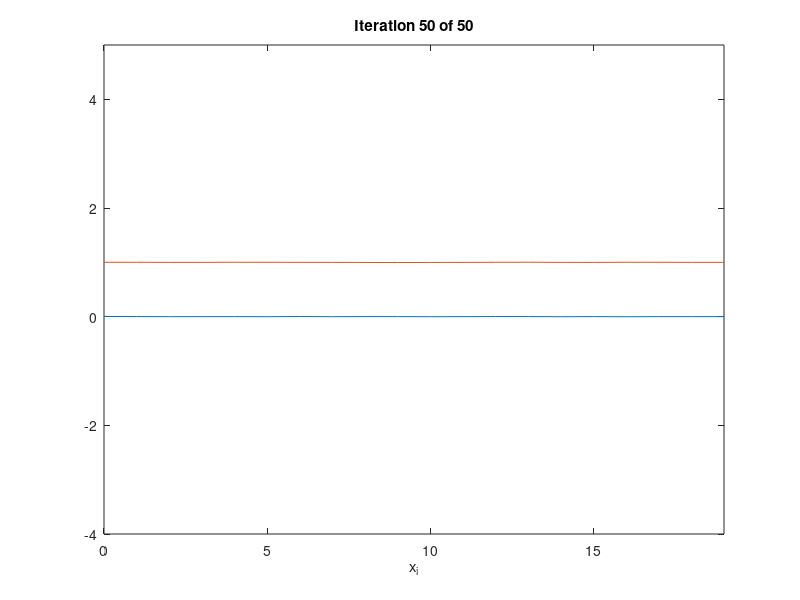
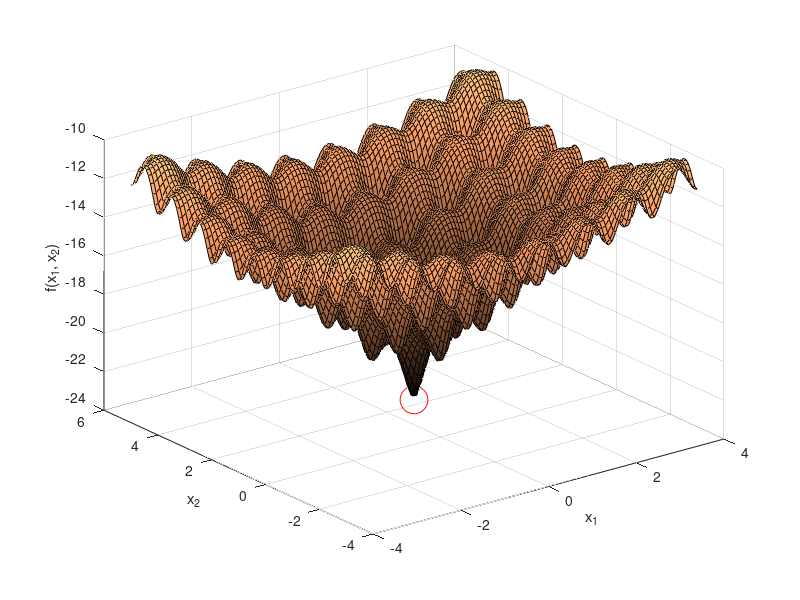

MATLAB code to generate these figures, in order:
clear all;
clc;

%% function to minimize, search space
f=@(x1,x2) -20*exp(-0.2*sqrt(0.5*(x1.^2+(x2-1).^2)))-exp(0.5*(cos(2*pi*x1)+cos(2*pi*(x2-1))));
f_vect=@(x) f(x(:,1),x(:,2));
xlims=[-4 4 ; -3 5];

%% optimization parameters
NP=20;      % population size (NP>=4)
CR=0.5;     % crossover probability (CR=0...1)
F=1;        % differential weight (F=0...2)
maxiter=50; % number of iterations

%% differential evolution optimization
dim=size(xlims,1);
% initialize all agents with random positions in the search space
x=repmat(xlims(:,1)',NP,1)+repmat((xlims(:,2)-xlims(:,1))',NP,1).*rand(NP,dim);
% iterate until stopping criterion is reached
for ii=1:maxiter
    % iterate over all candidates
    for xi=1:NP
        % pick 3 distinct agents at random
        agents=randperm(NP,4);
        if any(agents==xi)
            agents(agents==xi)=[];
        else
            agents(4)=[];
        end
        agents=x(agents,:);
        % attempt to mutate agent x_i
        matchInd=rand(1,dim)<CR;
        matchInd(randi(dim))=1;
        y=x(xi,:);
        y(matchInd)=agents(1,matchInd)+F*(agents(2,matchInd)-agents(3,matchInd));
        if f_vect(y)<f_vect(x(xi,:))
            x(xi,:)=y;
        end
    end
    % plot
    figure(1);
    plot(0:NP-1,x);
    axis([0 NP-1 min(xlims(:,1)) max(xlims(:,2))]);
    xlabel('i');
    xlabel('x_i');
    title(sprintf('Iteration %d of %d',ii,maxiter));
    pause(0.05);
    drawnow;
end
[~,ind]=min(f_vect(x));
x=x(ind,:)

%% plot
x1=linspace(xlims(1,1),xlims(1,2),100);
x2=linspace(xlims(2,1),xlims(2,2),100);
[X1,X2]=meshgrid(x1,x2);
figure(2);
surf(x1,x2,f(X1,X2));
%shading interp;
colormap('copper');
hold on;
plot3(x(:,1),x(:,2),f_vect(x),'ro','MarkerSize',20);
hold off;
xlabel('x_1');
ylabel('x_2');
zlabel('f(x_1, x_2)');